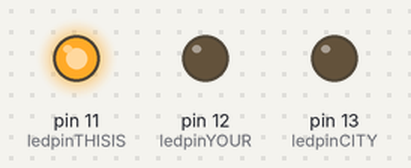
Recording of a sketch running on a simulated Arduino Uno, built with avr-gcc and run on an emulated ATmega328P. Shown: output pins drawn as LEDs (lit = HIGH).

Above: at 0.1 s.
At 0.7 s:
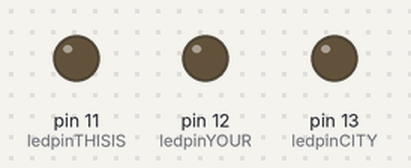
At 1.3 s:
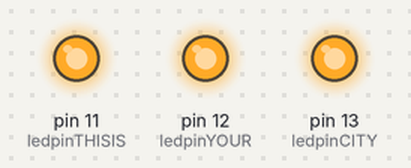
At 2.7 s:
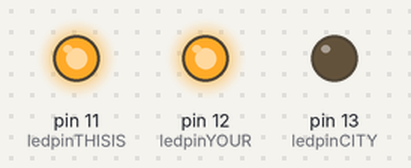
Timing chart, 0 to 3.0 s (numbered marks = the images above):
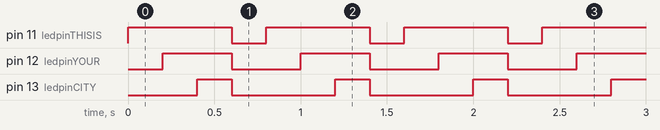

Measured:
- by itself, pin 11 (ledpinTHISIS): alternates HIGH for 0.60 s and LOW for 0.20 s
- by itself, pin 12 (ledpinYOUR): alternates HIGH for 0.40 s and LOW for 0.40 s
- by itself, pin 13 (ledpinCITY): alternates HIGH for 0.20 s and LOW for 0.60 s

The sketch:

SmartTrashCan.ino
```cpp
int ledpinTHISIS=11;
int ledpinYOUR=12;
int ledpinCITY=13;

void setup() {
  // put your setup code here, to run once:
pinMode(ledpinTHISIS,OUTPUT);
pinMode(ledpinYOUR,OUTPUT);
pinMode(ledpinCITY,OUTPUT);
}

void loop() {
  // put your main code here, to run repeatedly:
blink1();
}


void blink1()
{
int delaytime=200;
digitalWrite(ledpinTHISIS,HIGH);
delay(delaytime);
digitalWrite(ledpinYOUR,HIGH);
delay(delaytime);
digitalWrite(ledpinCITY,HIGH);
delay(delaytime);
digitalWrite(ledpinTHISIS,LOW);
digitalWrite(ledpinYOUR,LOW);
digitalWrite(ledpinCITY,LOW);
delay(delaytime);

}
```
